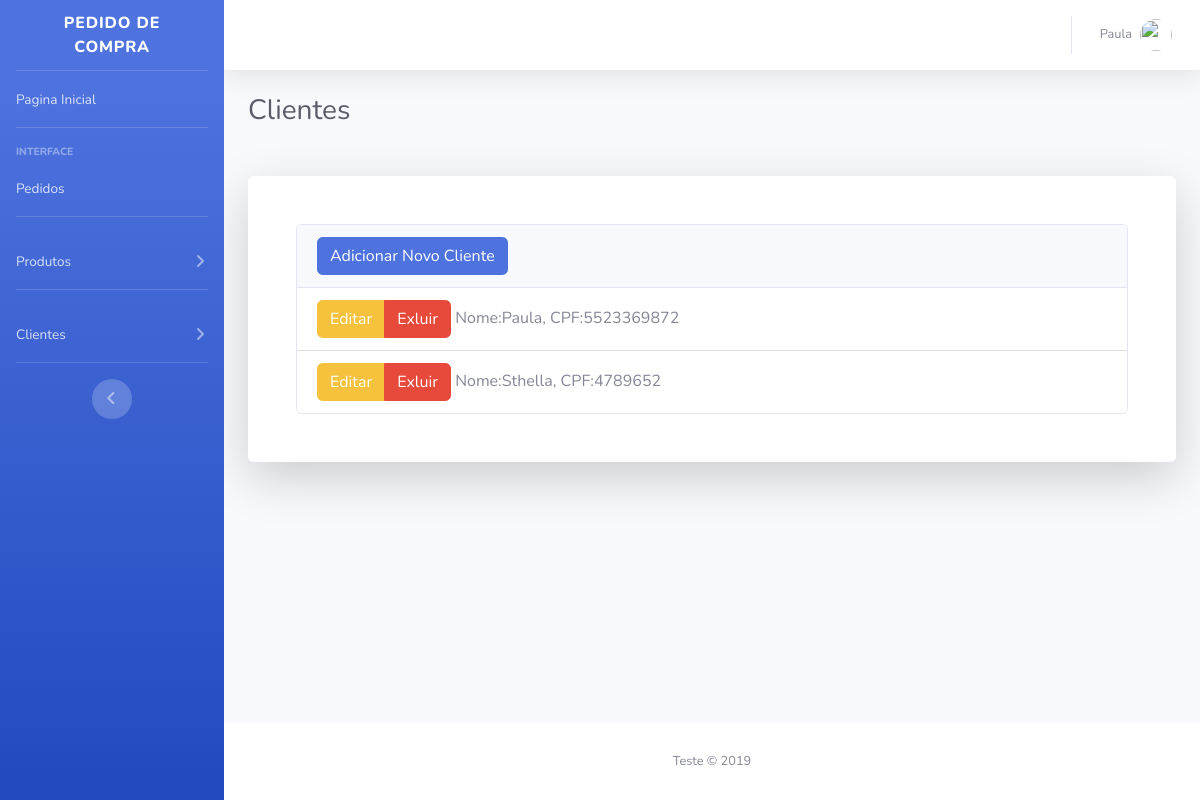
Screenshot of /cliente (signed in) with the database file from the repository.
### tables this page shows
CREATE TABLE `usuarios` (
  `Id` int(11) NOT NULL AUTO_INCREMENT,
  `email` varchar(255) DEFAULT NULL,
  `senha` varchar(255) DEFAULT NULL,
  `cliente_id` int(11) NOT NULL DEFAULT '0',
  PRIMARY KEY (`Id`),
  KEY `cliente_id` (`cliente_id`),
  CONSTRAINT `usuarios_ibfk_1` FOREIGN KEY (`cliente_id`) REFERENCES `clientes` (`Id`) ON DELETE CASCADE ON UPDATE CASCADE
);

CREATE TABLE `clientes` (
  `Id` int(11) NOT NULL AUTO_INCREMENT,
  `nome` varchar(255) DEFAULT NULL,
  `tipo` varchar(100) DEFAULT NULL,
  `cpf` varchar(100) DEFAULT NULL,
  PRIMARY KEY (`Id`)
);

### core/bootstrap.php (called while the page is built, shortened)
<?php
function view($name, $data = []){
    if(strstr( $name, '.' )){
        $name = explode('.', $name);
        $name = implode('/', $name);
    }
    extract($data);
    return require "app/views/{$name}.view.php";
}

### app/controllers/ClienteController.php (called while the page is built, shortened)
<?php
class ClienteController{
    public function home(){
        $cliente = new Cliente;
        $cliente = $cliente->listarTodosClientes();
        return view('sistema.listarCliente', compact('cliente'));
    }
}

### core/Router.php (called while the page is built, shortened)
<?php
class Router {
    public $routes = [
        'GET' => [],
        'POST' => []
    ];
    public function get($uri, $controller){
        $this->routes['GET'][$uri] = $controller;
    }
    public function post($uri, $controller){
        $this->routes['POST'][$uri] = $controller;
    }
    public function direct($uri, $requestType){
        if(array_key_exists($uri, $this->routes[$requestType])){
            $controller = explode('@', $this->routes[$requestType][$uri])[0];
            $action = explode('@', $this->routes[$requestType][$uri])[1];
            return $this->callAction($controller, $action);
        }
        throw new \Exception('Nenhuma rota selecionada para essa URL');
    }
    protected function callAction($controller, $action){
        $controller = new $controller;
        $middleware = $controller->auth();
        if(isset($_SESSION['usuario']['login']) && $_SESSION['usuario']['login'] == true){
            if($middleware['auth']['restrict_for'] == '*'){
                return $controller->$action();
            }
        }
    }
}

### index.php (called while the page is built, shortened)
<?php
require 'core/bootstrap.php';
Router::load('app/routes.php')->direct(Request::uri(), Request::method());

### core/App.php (called while the page is built, shortened)
<?php
class App{
    protected static $registry = [];
    public static function bind($key, $value)
    {
        static::$registry[$key] = $value;
    }
    public static function get($key)
    {
        return static::$registry[$key];
    }
}

### app/models/Cliente.php (called while the page is built, shortened)
<?php
class Cliente{
    private $id;
    private $nome;
    private $cpf;
    private $tipo;
    private $usuario;
    public function __construct($id = null, $nome = null, $cpf = null, $tipo = 'a', Usuario $usuario = null){
         $this->id = $id;
         $this->nome = $nome;
         $this->cpf = $cpf;
         $this->tipo = $tipo;
         $this->usuario = $usuario;
    }
    public function getId(){
		return $this->id;
	}
	public function setId($id){
		$this->id = $id;
	}
	public function getNome(){
		return $this->nome;
	}
	public function setNome($nome){
		$this->nome = $nome;
	}
	public function getCpf(){
		return $this->cpf;
	}
	public function setCpf($cpf){
		$this->cpf = $cpf;
	}
	public function getTipo(){
		return $this->tipo;
	}
	public function setTipo($tipo){
		$this->tipo = $tipo;
	}
	public function getUsuario(){
		return $this->usuario;
	}
	public function setUsuario(Usuario $usuario){
		$this->usuario = $usuario;
	}
    public function listarTodosClientes(){
        $sql['sql']  = " SELECT u.email, c.nome, c.id  as cliente_id, c.tipo, c.cpf FROM clientes as c";
        $sql['sql'] .= " INNER JOIN usuarios as u on(c.id = u.cliente_id) order by c.id ";
        $clientes = array();
        try{
            if($row = App::get('database')->select($sql)){
                foreach($row as $row){
                    $cliente = new Cliente();
                    $usuario = new Usuario();
                    $cliente->setId($row->cliente_id);
                    $cliente->setNome($row->nome);
                    $usuario->setEmail($row->email);
                    $cliente->setUsuario($usuario);
                    $cliente->setTipo($row->tipo);
                    $cliente->setCpf($row->cpf);
                    $clientes[] = $cliente;
                }
            }else{
                false;
            }
        }catch(Exception $e){
            return 'Erro em listar clientes';
        }
        return $clientes;
    }
}
?>

### core/database/QueryBuilder.php (called while the page is built, shortened)
<?php
class QueryBuilder{
    protected $pdo;
    public function __construct($pdo){
        $this->pdo = $pdo;
    }
    public function select($sql){
        $statement = $this->pdo->prepare($sql['sql']);
        if(isset($sql['bind_sql'])){
            $statement->execute($sql['bind_sql']);
        }else{
            $statement->execute();
        }
        return $statement->fetchAll(PDO::FETCH_CLASS);
    }
}
?>

### app/models/Usuario.php (called while the page is built, shortened)
<?php
class Usuario {
    private $email;
    public function __construct($id = null, $email = null, $senha = null, Cliente $cliente = null){
        $this->email = $email;
   }
	public function getEmail(){
		return $this->email;
	}
	public function setEmail($email){
		$this->email = $email;
	}
}

### app/views/sistema/listarCliente.view.php (the view, shortened to what this page needs)
<?php
  include('layout/header.php');
?>
<div class="container-fluid">
<h1 class="h3 mb-4 text-gray-800">Clientes</h1>
<div id='background' class="card o-hidden border-0 shadow-lg my-5">
<div class="card-body p-0">
  <div class="row">
    <div class="col-lg-12 col-sm-12">
      <div class="p-5">
      <div class="card">
        <div class="card-header">
          <button id='clienteNovo' type='button' onclick='adicionarClienteEdit()' data-toggle='modal'  data-target='#clienteModal' class='btn btn-primary'>Adicionar Novo Cliente</button>
        </div>
        <ul id='resultado' class="list-group list-group-flush">
        <?php
          foreach($cliente as $c):
        ?>
        <li class='list-group-item'>
          <div class='btn-group' role='group' >
          <button type='button' onclick='editarCliente(this)' data-toggle='modal'  data-target='#clienteModal' data-id='<?=$c->getId()?>' data-nome='<?=$c->getNome()?>'
           data-cpf='<?=$c->getCpf()?>' data-tipo='<?=$c->getTipo()?>' data-email='<?=$c->getUsuario()->getEmail()?>'  class='btn btn-warning'>Editar</button>
          <button type='button' onclick='excluirCliente(this)' data-id='<?=$c->getId()?>' class='btn btn-danger'>Exluir</button>
          </div>
            Nome:<?=$c->getNome()?>, CPF:<?=$c->getCpf()?>
          </li>
        <?php
        endforeach;
        ?>
        </ul>
      </div>
      </div>
    </div>
  </div>
</div>
</div>
</div>
<?php
    include_once('layout/footer.php');
?>

### rows the page displays
usuarios: cliente.nome "Paula", cliente.cpf "5523369872"
usuarios: cliente.nome "Sthella", cliente.cpf "4789652"

### other values shown
$_SESSION['usuario']['nome'] "Paula"
